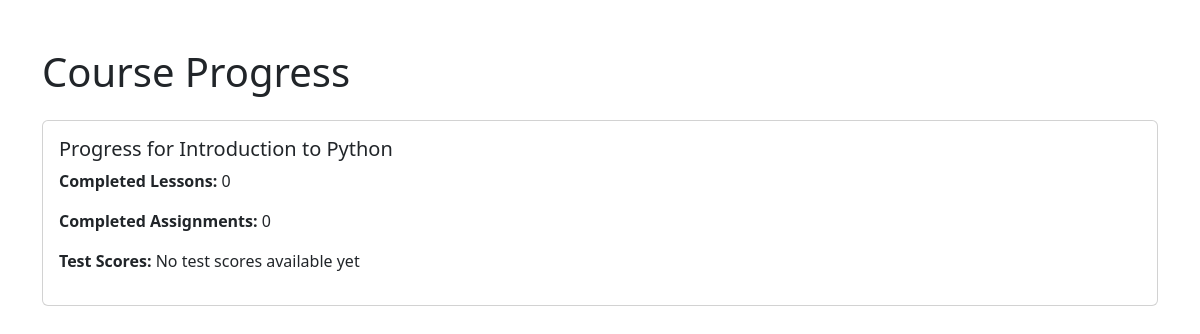
Screenshot of /progress/1 (signed in) with the database file from the repository.
### models.py (models this page shows)
class Course(db.Model):
    id = db.Column(db.Integer, primary_key=True)
    title = db.Column(db.String(200), nullable=False)
    description = db.Column(db.Text, nullable=False)
    enrollments = db.relationship('Enrollment', back_populates='course', cascade="all, delete-orphan")
    progress = db.relationship('Progress', back_populates='course', cascade="all, delete-orphan")

class Progress(db.Model):
    id = db.Column(db.Integer, primary_key=True)
    user_id = db.Column(db.Integer, db.ForeignKey('user.id'), nullable=False)
    course_id = db.Column(db.Integer, db.ForeignKey('course.id'), nullable=False)
    completed_lessons = db.Column(db.Integer, default=0)
    completed_assignments = db.Column(db.Integer, default=0)
    test_scores = db.Column(db.Float, nullable=True)
    user = db.relationship('User', back_populates='progress')
    course = db.relationship('Course', back_populates='progress')

### routes.py (the view)
@course_bp.route('/progress/<int:course_id>')
def track_progress(course_id):
    if 'username' in session:
        user = User.query.filter_by(username=session['username']).first()
        progress = Progress.query.filter_by(user_id=user.id, course_id=course_id).first()
        return render_template('progress.html', progress=progress)
    else:
        flash('Please sign in to view your progress.')
        return redirect(url_for('index'))

### app.py (called while the page is built)
@app.after_request
def add_cache_control_header(response):
    response.headers['Cache-Control'] = 'no-cache, no-store, must-revalidate'
    response.headers['Pragma'] = 'no-cache'
    response.headers['Expires'] = '0'
    return response

### templates/progress.html (shortened to what this page needs)
<!DOCTYPE html>
<html lang="en">
<head>
    <link href="https://cdn.jsdelivr.net/npm/bootstrap@5.3.0/dist/css/bootstrap.min.css" rel="stylesheet">
</head>
<body>
    <div class="container mt-5">
        <h1 class="mb-4">Course Progress</h1>
        {% if progress %}
            <div class="card">
                <div class="card-body">
                    <h5 class="card-title">Progress for {{ progress.course.title }}</h5>
                    <p><strong>Completed Lessons:</strong> {{ progress.completed_lessons }}</p>
                    <p><strong>Completed Assignments:</strong> {{ progress.completed_assignments }}</p>
                    <p><strong>Test Scores:</strong> {{ progress.test_scores or 'No test scores available yet' }}</p>
                </div>
            </div>
        {% else %}
            <p>No progress data available. Please enroll in a course to start tracking your progress.</p>
        {% endif %}
    </div>
</body>
</html>

### rows the page displays
Course: course "Introduction to Python"
Progress: completed_lessons "0", completed_assignments "0", test_scores "No test scores available yet"
